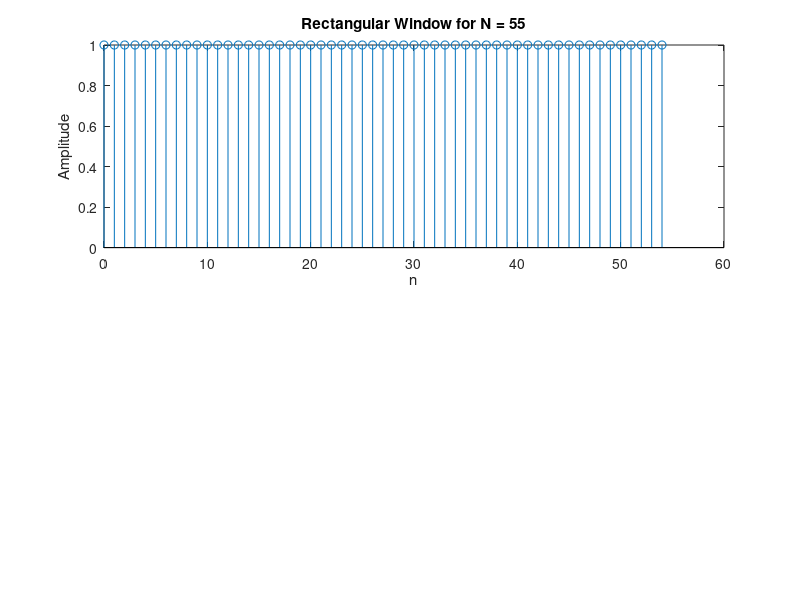

MATLAB code for this plot: (Note: this script raises an error after producing the figure.)
clc;
clear all;
close all;
N = 55; 			%  N values are taken as 15 or 55
rectangular_window = ones(1, N); % Rectangular window
subplot(2,1,1)
stem(0:N-1, rectangular_window);
title('Rectangular Window for N = 55');
xlabel('n');
ylabel('Amplitude');

spectrum_rectangular_window = abs(fft_radix2([rectangular_window,zeros(1,256-length(rectangular_window))])); %zero padding 
frequencies = linspace(0, 1, length(spectrum_rectangular_window));
spectrum_rect = [spectrum_rectangular_window(length(spectrum_rectangular_window)/2:length(spectrum_rectangular_window)),spectrum_rectangular_window(1:length(spectrum_rectangular_window)/2)];
subplot(2,1,2) %plots
plot(-length(frequencies)/2:length(frequencies)/2, spectrum_rect);
title('Magnitude Spectrum of Rectangular Window ');
xlabel('Frequency');
ylabel('Magnitude');

figure;
plot(linspace(-1, 1, length(spectrum_rect)),20*log10(abs(spectrum_rect)/max(abs(spectrum_rect))));
xlabel('Normalized Frequency');
ylabel('Magnitude (dB)');
title('Magnitude Response of the Rectangular window');
fvtool(rectangular_window)

function X = fft_radix2(x) %Function to calculate DFT
N = length(x);
if N <= 1
X = x;
else
even = fft_radix2(x(1:2:end));
odd = fft_radix2(x(2:2:end));
factor = exp(-2i * pi / N);
X = [even + factor.^(0:N/2-1) .* odd, even - factor.^(0:N/2-1) .* odd];
end
end
